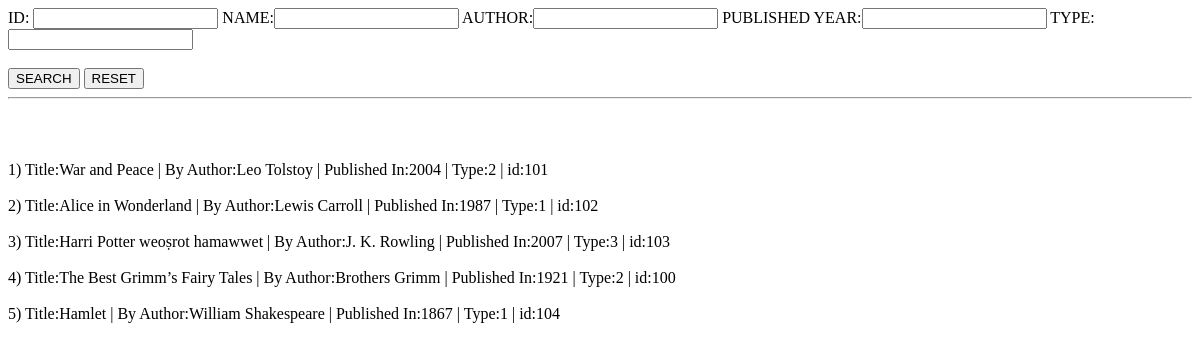
The app's page /visitors/books_visitors/, older data.
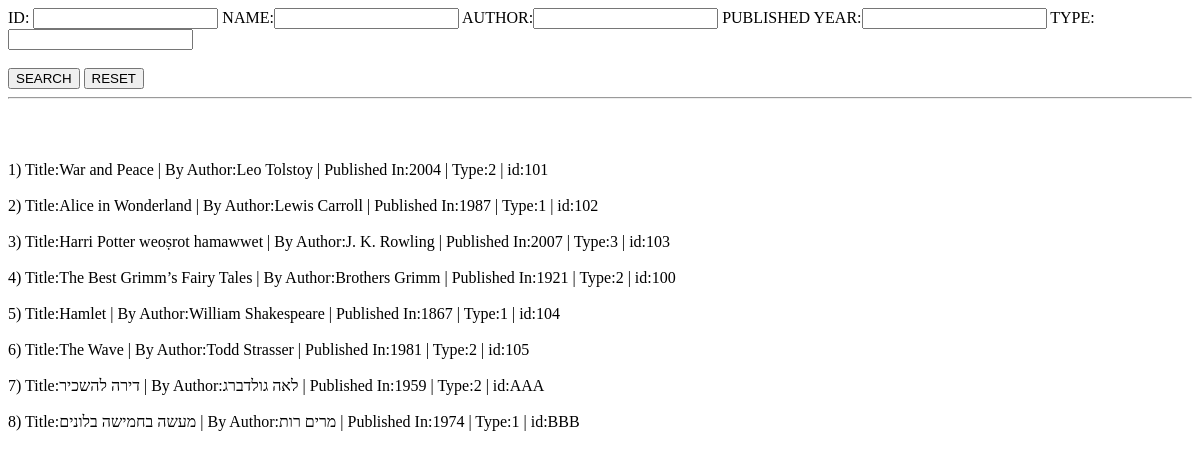
The same page, newer data.
### visitors/models.py (models this page shows)
class Book(models.Model):
    identication = models.CharField(primary_key = True , max_length=50)
    name = models.CharField(max_length=50 , null = True , blank = True)
    author = models.CharField(max_length=50 , null = True , blank = True)
    published_year = models.IntegerField( null = True , blank = True)
    book_type = models.IntegerField( null = True , blank = True)
    def __str__(self):
        return f"Title:{self.name} | By Author:{self.author} |  Published In:{self.published_year} | Type:{self.book_type} | id:{self.identication} "

### visitors/views.py (the view)
# urls.py: path('books_visitors/', books_visitors , name = 'books_visitors') ,
def books_visitors(request):
    errors = ''
    books = Book.objects.all()
    if 'search' in request.GET:
        books = books_search(request,books)
        errors = request.session.get('errors')
    context = {'books':books , 'errors':errors}
    return render(request,'books_visitors.html',context)

### visitors/templates/books_visitors.html (shortened to what this page needs)
{%extends 'partials/base.html'%}
{%load static%}
{%block content%}
    <form >
        ID: <input type = "text" name="identication"> NAME:<input type = "text" name="name"> AUTHOR:<input type = "text" name="author">
       PUBLISHED YEAR:<input type = "number" name="published_year"> TYPE:<input type = "number" name="book_type">
       <br><br>
       <button name="search">SEARCH</button> <button name="reset">RESET</button>
    </form>
    <hr>
    <br><br><br>
    {%for book in books%}
       {{forloop.counter}})    {{book}}<br><br>
    {%endfor%}
{%endblock%}

Row changes from the older to the newer data that the page shows:
added Book: name+author+published_year "Title:The Wave | By Author:Todd Strasser | Published In:1981 | Type:2 | id:105"
added Book: name+author+published_year "Title:דירה להשכיר | By Author:לאה גולדברג | Published In:1959 | Type:2 | id:AAA"
added Book: name+author+published_year "Title:מעשה בחמישה בלונים | By Author:מרים רות | Published In:1974 | Type:1 | id:BBB"
